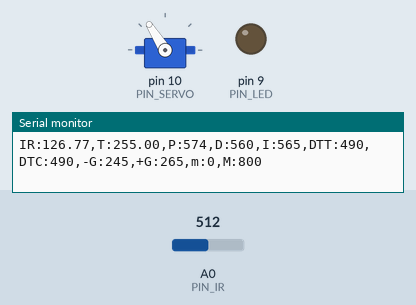
The sketch below on a simulated Arduino Uno, built with avr-gcc and run on an emulated ATmega328P. Shown: servo, output pins drawn as LEDs (lit = HIGH), the last lines printed to the serial monitor. Inputs (shaded band) come from the test bench; at power-on: A0 (PIN_IR) = 512.

Above: at 1.2 s.
1.3 s: A0 (PIN_IR) set to 400
At 1.46 s:
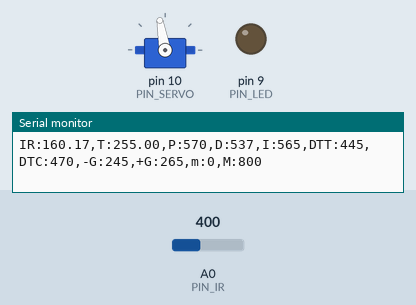
3.2 s: A0 (PIN_IR) set to 245
At 4.7 s:
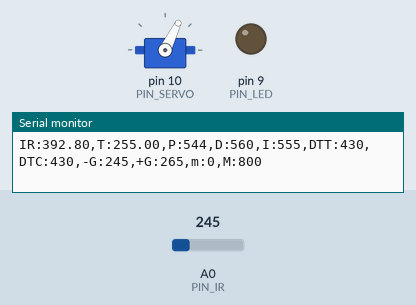
5.0 s: A0 (PIN_IR) set to 420
Timing chart, 0 to 8.0 s (numbered marks = the images above; inputs shaded):
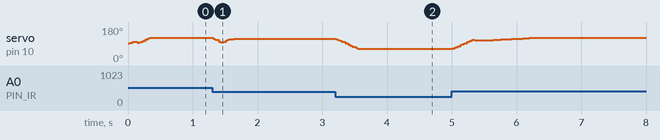

The sketch:

PID_Control.ino
```cpp
#include <Servo.h>

/////////////////////////////
// Configurable parameters //
/////////////////////////////

// Arduino pin assignment
#define PIN_LED 9 // [3097] LED핀 9번으로 설정
#define PIN_SERVO 10 // [3097] 서보핀 10번으로 설정
#define PIN_IR A0 // [3097] 적외선핀 A0번으로 설정

// Framework setting
#define _DIST_TARGET 255 //[0711] 중간값
#define _DIST_MIN 100 //[0711] 측정 최솟값
#define _DIST_MAX 410 //[0711] 측정 최댓값

// Distance sensor
#define DELAY_MICROS  1500 // 필터에 넣을 샘플값을 측정하는 딜레이(고정값!)
#define _DIST_ALPHA 0.23 // [3095] ema필터의 alpha 값을 설정

// Servo range
#define _DUTY_MIN 1200   // [1615] 서보 제어 펄스 폭: 최고 각도
#define _DUTY_NEU 1500  // [1615] 서보 제어 펄스 폭: 수평
#define _DUTY_MAX 1800  // [1615] 서보 제어 펄스 폭: 최저 각도

// Servo speed control
#define _SERVO_ANGLE 5
#define _SERVO_SPEED 480

// Event periods
#define _INTERVAL_DIST 20  // [3074] 거리측정주기 (ms)
#define _INTERVAL_SERVO 20 // [3078] 서보제어주기 (ms)
#define _INTERVAL_SERIAL 100 // [3078] Serial제어주기 (ms)

// PID parameters
#define _KP 2.2
#define _KD 75.0
#define _KI 0.04
#define _ITERM_MAX 100

//////////////////////
// global variables //
//////////////////////

// Servo instance
Servo myservo;

// Distance sensor
float dist_target = _DIST_TARGET; // location to send the ball
float dist_raw;  // [1615] 센서가 인식한 거리
float dist_ema = 0;            // EMA 필터에 사용할 변수
const float coE[] = {-0.0000265, 0.0166209, -1.4502875, 138.2431881};
float samples_num = 3;     // 스파이크 제거를 위한 부분필터에 샘플을 몇개 측정할 것인지.

// Event periods
unsigned long last_sampling_time_dist, last_sampling_time_servo, last_sampling_time_serial;
bool event_dist, event_servo, event_serial;

// Servo speed control
int duty_chg_per_interval;
int duty_target, duty_curr;

// PID variables
float error_curr, control, pterm, dterm, iterm;
float error_prev = 0;

void setup() {
  // initialize GPIO pins for LED and attach servo
  pinMode(PIN_LED, OUTPUT); // [3083] PIN_LED 핀을 OUTPUT으로 설정
  myservo.attach(PIN_SERVO); // [3083] PIN_SERVO 핀을 servo를 쓰는 핀으로 설정
  duty_target, duty_curr = _DUTY_NEU;
  // move servo to neutral position
  myservo.writeMicroseconds(_DUTY_NEU); // [3090]

  // initialize serial port
  Serial.begin(57600); // [3083] serial port의 baud rate를 57600으로 초기화
  // convert angle speed into duty change per interval.
  duty_chg_per_interval = (_DUTY_MAX - _DUTY_MIN) * (_SERVO_SPEED / 180.0) * (_INTERVAL_SERVO / 1000.0); // [3074] 서보 업데이트 1주기에 증감 가능한 duty 의 최댓값

  // [1615] 마지막 이벤트 발생 시간 초기화
  last_sampling_time_dist = 0;
  last_sampling_time_servo = 0;
  last_sampling_time_serial = 0;

  event_dist = false;
  event_servo = false;
  event_serial = false;
}

void loop() {
/////////////////////
// Event generator //
/////////////////////
  // [1615] 거리 측정 주기가 되었는지 검사
  if (millis() >= last_sampling_time_dist + _INTERVAL_DIST)
    event_dist = true;

  // [1615] 서보 제어 주기가 되었는지 검사
  if (millis() >= last_sampling_time_servo + _INTERVAL_SERVO)
    event_servo = true;

  // [1615] Serial 제어 주기가 되었는지 검사
  if (millis() >= last_sampling_time_serial + _INTERVAL_SERIAL)
    event_serial = true;


////////////////////
// Event handlers //
////////////////////

  if(event_dist) {
    event_dist = false;
    // get a distance reading from the distance sensor
    float dist = ir_distance_filtered();
    dist_raw = coE[0] * pow(dist, 3) + coE[1] * pow(dist, 2) + coE[2] * dist + coE[3];

    // PID control logic
    error_curr = _DIST_TARGET - dist_raw; // [3073] 현재 읽어들인 데이터와 기준 값의 차이
    pterm = _KP * error_curr; // [3073] p게인 값인 kp와 error 값의 곱
    iterm += _KI * error_curr;
    if(iterm > _ITERM_MAX) iterm = _ITERM_MAX;
    if(iterm < - _ITERM_MAX) iterm = - _ITERM_MAX;
    if (error_curr > -2 && error_curr <= -1) dterm = (0.9 + -0.1 * error_curr) * _KD * (error_curr - error_prev);
    else if (error_curr <= -2) dterm = 1.1 * _KD * (error_curr - error_prev);
    else dterm = 1.4 * _KD * (error_curr - error_prev);
    control = pterm + iterm + dterm;

    // duty_target = f(duty_neutral, control)
    duty_target = _DUTY_NEU + control;

    // keep duty_target value within the range of [_DUTY_MIN, _DUTY_MAX]
    duty_target = min(max(duty_target, _DUTY_MIN), _DUTY_MAX); // [1615]

    // update error_prev
    error_prev = error_curr;

    // [1615] 마지막 샘플링 시각 업데이트
    last_sampling_time_dist += _INTERVAL_DIST;
  }


  if(event_servo) {
    event_servo = false;
    // adjust duty_curr toward duty_target by duty_chg_per_interval
  if(duty_target > duty_curr) {
    duty_curr += duty_chg_per_interval;
    if(duty_curr > duty_target) duty_curr = duty_target;
  }
  else {
    duty_curr -= duty_chg_per_interval;
    if(duty_curr < duty_target) duty_curr = duty_target;
  }


    // update servo position
    myservo.writeMicroseconds(duty_curr); // [1615]

    // [1615] 마지막 서보 조작 시각 업데이트
    last_sampling_time_servo += _INTERVAL_SERVO;
  }


  if(event_serial) {
    event_serial = false;
    Serial.print("IR:");
    Serial.print(dist_raw);
    Serial.print(",T:");
    Serial.print(dist_target);
    Serial.print(",P:");
    Serial.print(map(pterm,-1000,1000,510,610));
    Serial.print(",D:");
    Serial.print(map(dterm,-1000,1000,510,610));
    Serial.print(",I:");
    Serial.print(map(iterm,-1000,1000,510,610));
    Serial.print(",DTT:");
    Serial.print(map(duty_target,1000,2000,410,510));
    Serial.print(",DTC:");
    Serial.print(map(duty_curr,1000,2000,410,510));
    Serial.println(",-G:245,+G:265,m:0,M:800");

    // [1615] 마지막 Serial 업데이트 시각 업데이트
    last_sampling_time_serial += _INTERVAL_SERIAL;
  }
}

float ir_distance(void){ // return value unit: mm
  // [3088] 19_example_0에서 가져옴
  float val;
  float volt = float(analogRead(PIN_IR));
  float x = ((6762.0/(volt-9.0))-4.0) * 10.0;  // [1615] 변환 식 보정 필요
  return x;
}

float under_noise_filter(void){ // 아래로 떨어지는 형태의 스파이크를 제거해주는 필터
  int currReading;
  int largestReading = 0;
  for (int i = 0; i < samples_num; i++) {
    currReading = ir_distance();
    if (currReading > largestReading) { largestReading = currReading; }
    // Delay a short time before taking another reading
    delayMicroseconds(DELAY_MICROS);
  }
  return largestReading;
}

float ir_distance_filtered(void){ // return value unit: mm
  // under_noise_filter를 통과한 값을 upper_nosie_filter에 넣어 최종 값이 나옴.
  int currReading;
  int lowestReading = 1024;
  for (int i = 0; i < samples_num; i++) {
    currReading = under_noise_filter();
    if (currReading < lowestReading) { lowestReading = currReading; }
  }
//    if (lowestReading <= _DIST_MIN) lowestReading = _DIST_MIN;
//    if (lowestReading >= _DIST_MAX) lowestReading = _DIST_MAX;
  // ema 필터 추가
  dist_ema = _DIST_ALPHA*lowestReading + (1-_DIST_ALPHA)*dist_ema;
  return dist_ema;
}
```

Measured:
- after the input at 3.2 s, servo on pin 10 (PIN_SERVO): moves from 119° to 64° over 0.34 s, starting at once
